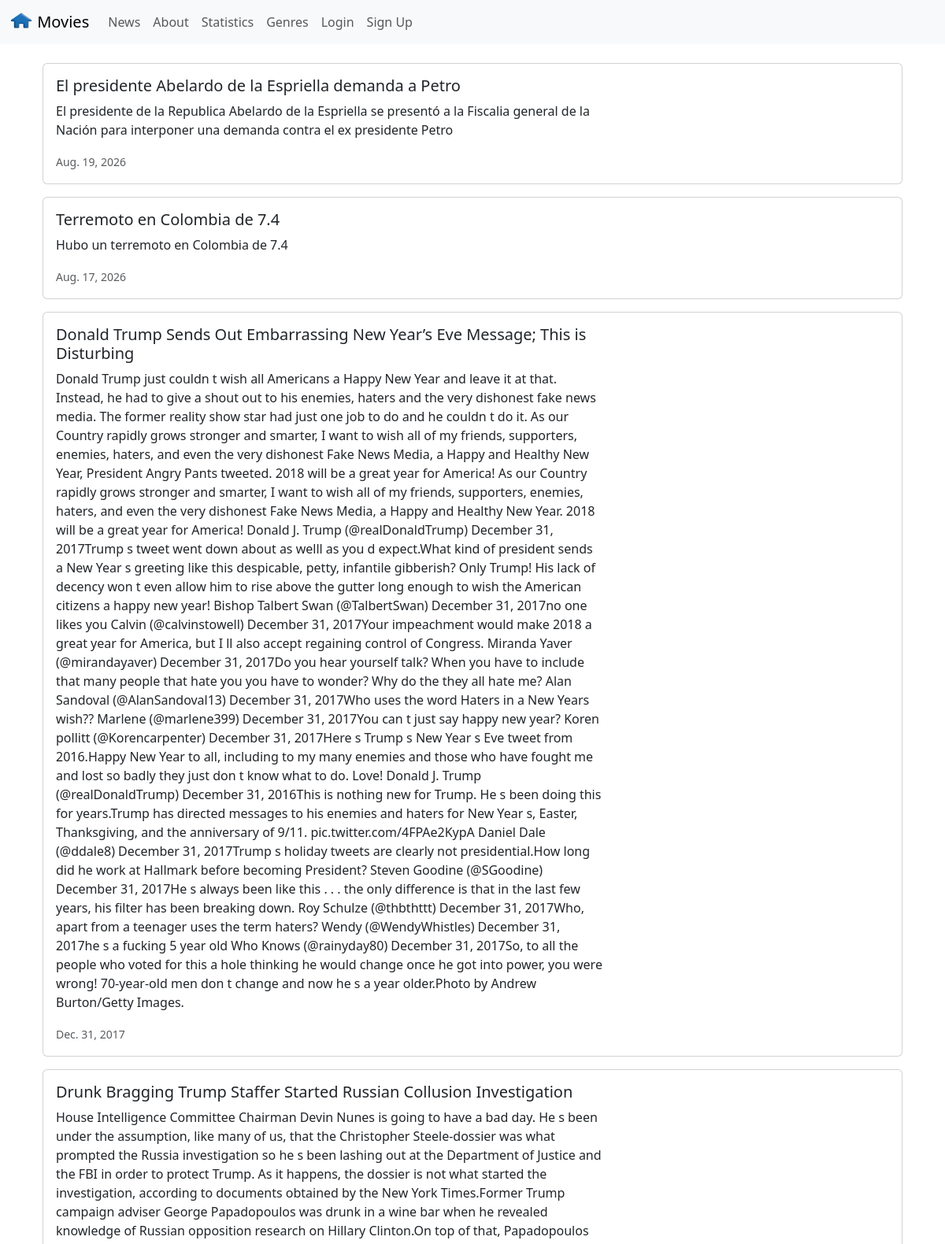
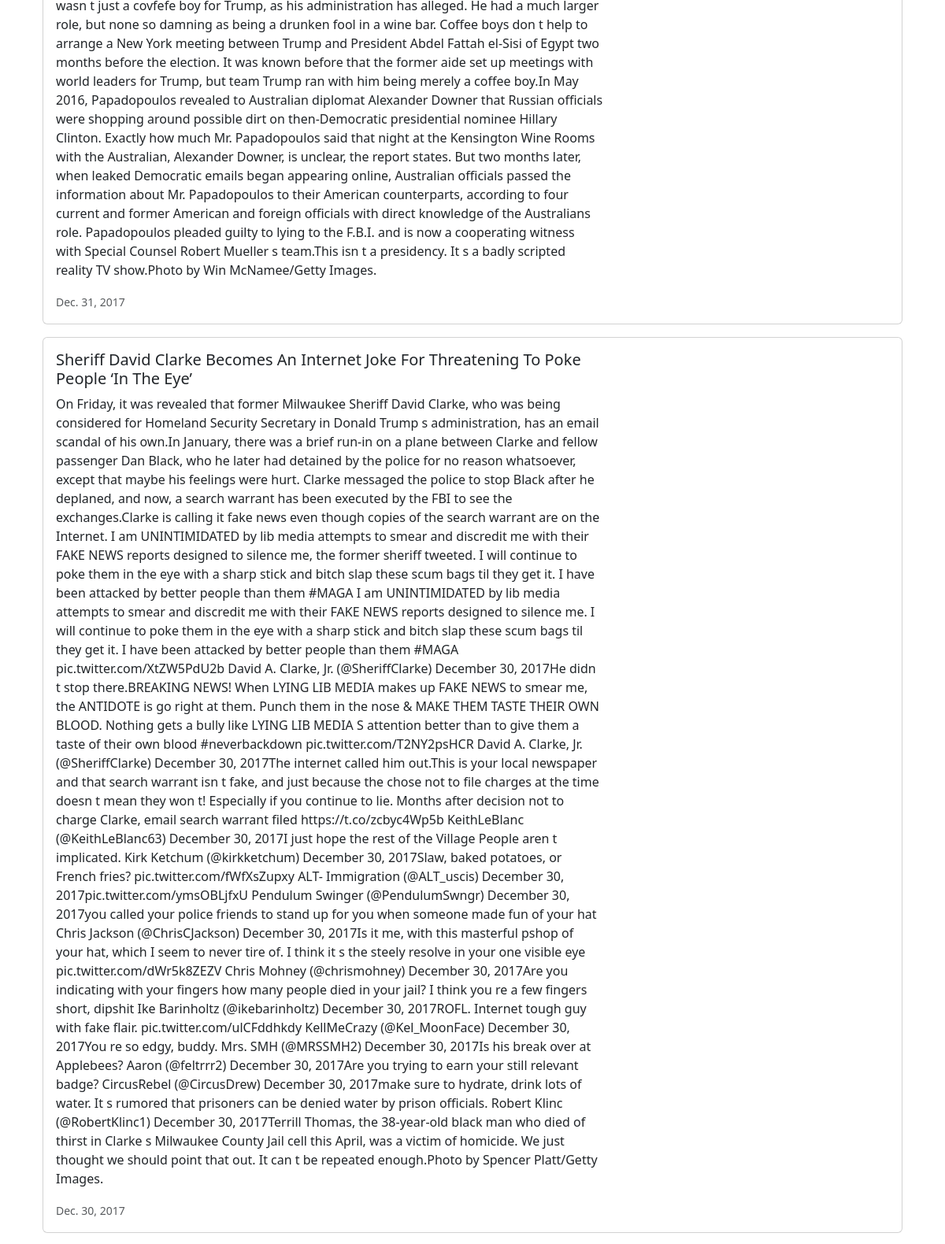
Page /news/ (upper part) on the committed database (2 pictures, top to bottom).
### news/models.py (models this page shows, shortened)
class News(models.Model):
    headline = models.CharField(max_length=200)
    body = models.TextField()
    date = models.DateField()

### news/views.py (the view)
# urls.py: path('news/', include('news.urls')),
def news(request):
    newss = News.objects.all().order_by('-date')
    return render(request, 'news.html', {
        'newss': newss
    })

### news/templates/news.html
{% extends 'base.html' %}
{% block content %}
<div class="container mt-4">
    {% for news in newss %}
        <div class="card mb-3">
            <div class="row g-0">
                <div class="col-md-8">
                    <div class="card-body">
                        <h5 class="card-title">
                            {{ news.headline }}
                        </h5>
                        <p class="card-text">
                            {{ news.body }}
                        </p>
                        <p class="card-text">
                            <small class="text-muted">
                                {{ news.date }}
                            </small>
                        </p>
                    </div>
                </div>
            </div>
        </div>
    {% empty %}
        <p>No news available.</p>
    {% endfor %}
</div>
{% endblock content %}

### moviereviews/templates/base.html (shortened to what this page needs)
<!doctype html>
<html lang="en">
<head>
    <link
        href="https://cdn.jsdelivr.net/npm/bootstrap@5.3.8/dist/css/bootstrap.min.css"
        rel="stylesheet">
</head>
<body>
<nav class="navbar navbar-expand-lg bg-body-tertiary">
    <div class="container-fluid">
        <a class="navbar-brand" href="{% url 'home' %}">
           {% load static %}
            <img
                src="{% static 'images/home.png' %}"
                alt="Home"
                width="30"
                height="24"
                class="d-inline-block align-text-top">
            Movies
        </a>
        <div class="collapse navbar-collapse" id="navbarSupportedContent">
            <ul class="navbar-nav me-auto mb-2 mb-lg-0">
                <li class="nav-item">
                    <a class="nav-link" href="{% url 'news' %}">
                        News
                    </a>
                </li>
                <li class="nav-item">
                    <a class="nav-link" href="{% url 'about' %}">
                        About
                    </a>
                </li>
                <a class="nav-link" href="{% url 'statistics' %}">
                    Statistics
                </a>
                <li class="nav-item">
                    <a class="nav-link" href="{% url 'genre_statistics' %}">
                        Genres
                    </a>
                </li>
                <li class="nav-item">
                    <a class="nav-link" href="#">
                        Login
                    </a>
                </li>
                <li class="nav-item">
                    <a class="nav-link" href="#">
                        Sign Up
                    </a>
                </li>
            </ul>
        </div>
    </div>
</nav>
<div class="container">
    {% block content %}
    {% endblock content %}
</div>
</body>
</html>

### rows in the picture
News: headline "El presidente Abelardo de la Espriella demanda a Petro", body "El presidente de la Republica Abelardo de la Espriella se presentó a la Fiscalia general de la Nación para interponer una demanda contra el ex presidente Petro", date "Aug. 19, 2026"
News: headline "Terremoto en Colombia de 7.4", body "Hubo un terremoto en Colombia de 7.4", date "Aug. 17, 2026"
News: headline "Donald Trump Sends Out Embarrassing New Year’s Eve Message; This is Disturbing", body "Donald Trump just couldn t wish all Americans a Happy New Year and leave it at that. Instead, he had to give a shout out to his enemies, haters and the very dishonest fake news media. The former reality show star had just one job to do and he couldn t do it. As our Country rapidly grows stronger and smarter, I want to wish all of my friends, supporters, enemies, haters, and even the very dishonest Fake News Media, a Happy and Healthy New Year, President Angry Pants tweeted. 2018 will be a great year for America! As our Country rapidly grows stronger and smarter, I want to wish all of my friends, supporters, enemies, haters, and even the very dishonest Fake News Media, a Happy and Healthy…", date "Dec. 31, 2017"
News: headline "Drunk Bragging Trump Staffer Started Russian Collusion Investigation", body "House Intelligence Committee Chairman Devin Nunes is going to have a bad day. He s been under the assumption, like many of us, that the Christopher Steele-dossier was what prompted the Russia investigation so he s been lashing out at the Department of Justice and the FBI in order to protect Trump. As it happens, the dossier is not what started the investigation, according to documents obtained by the New York Times.Former Trump campaign adviser George Papadopoulos was drunk in a wine bar when he revealed knowledge of Russian opposition research on Hillary Clinton.On top of that, Papadopoulos wasn t just a covfefe boy for Trump, as his administration has alleged. He had a much larger role,…", date "Dec. 31, 2017"
News: headline "Sheriff David Clarke Becomes An Internet Joke For Threatening To Poke People ‘In The Eye’", body "On Friday, it was revealed that former Milwaukee Sheriff David Clarke, who was being considered for Homeland Security Secretary in Donald Trump s administration, has an email scandal of his own.In January, there was a brief run-in on a plane between Clarke and fellow passenger Dan Black, who he later had detained by the police for no reason whatsoever, except that maybe his feelings were hurt. Clarke messaged the police to stop Black after he deplaned, and now, a search warrant has been executed by the FBI to see the exchanges.Clarke is calling it fake news even though copies of the search warrant are on the Internet. I am UNINTIMIDATED by lib media attempts to smear and discredit me with…", date "Dec. 30, 2017"
